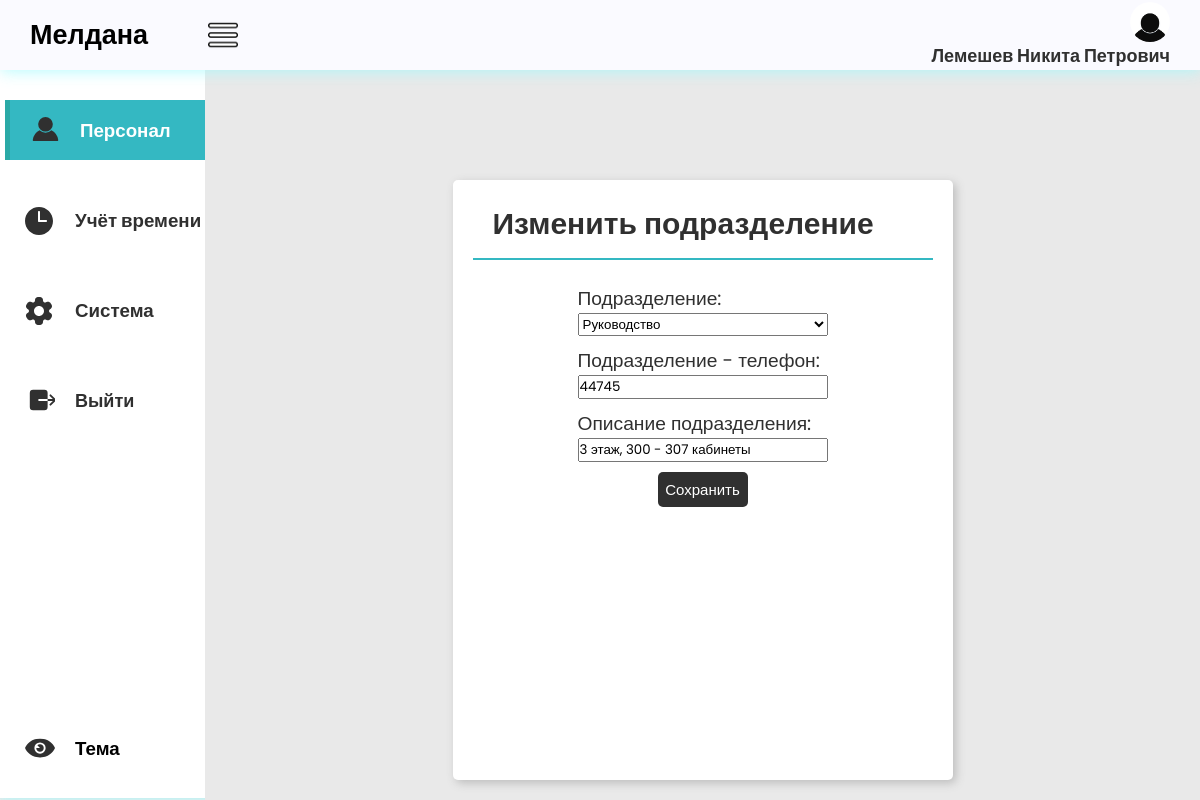
The page /division/5a0d0881-3fd9-4692-a4e6-af07719f822a/ (signed in) on the database its author committed.
### main/models.py (models this page shows, shortened)
class Staff(AbstractBaseUser, PermissionsMixin):
    id = models.UUIDField(primary_key=True, editable=False, default=uuid.uuid4)
    fio = models.CharField(max_length=150, verbose_name='ФИО')
    email = models.EmailField(max_length=254, unique=True, verbose_name='E-mail')
    phone_number = models.CharField(max_length=12, unique=True, null=True, blank=True, verbose_name='Номер телефона')
    dob = models.DateField(null=True, blank=True, verbose_name='Дата рождения')
    employee_slug = models.SlugField(max_length=150, unique=True, blank=True, null=True, verbose_name='URL')
    date_join = models.DateTimeField(verbose_name='Дата регистрации', auto_now_add=True)
    last_login = models.DateTimeField(verbose_name='Дата последнего входа', auto_now=True)
    is_admin = models.BooleanField(default=False)
    is_staff = models.BooleanField(default=True)
    is_superuser = models.BooleanField(default=False)
    image = models.ImageField(upload_to='personal_photo', null=True, blank=True, verbose_name='Фотография')
    division = models.ForeignKey(Divisions, on_delete=models.SET_NULL, null=True, blank=True, verbose_name='Подразделение')
    time = models.ForeignKey(WorkSchedule, on_delete=models.SET_NULL, null=True, blank=True, verbose_name='Тип графика')
    post = models.ForeignKey(Posts, on_delete=models.SET_NULL, null=True, blank=True, verbose_name='Должность')
    pattern = models.ForeignKey(Patterns, on_delete=models.SET_NULL, null=True, blank=True, verbose_name='Шаблон доступа')
    objects = CustomUserManager()
    USERNAME_FIELD = 'email'
    REQUIRED_FIELDS = ['fio']
    class Meta:
        verbose_name = 'Персонал'
        verbose_name_plural = 'Сотрудники'

class Divisions(models.Model):
    DIVISIONS = [
        ('Руководство', 'Руководство'),
        ('Отдел разработки', 'Отдел разработки'),
        ('Отдел бухгалтерии', 'Отдел бухгалтерии'),
        ('Отдел экономики', 'Отдел экономики'),
    ]
    id = models.UUIDField(primary_key=True, editable=False, default=uuid.uuid4)
    division = models.CharField(max_length=75, choices=DIVISIONS, default="ГД", verbose_name='Подразделение')
    division_number = models.CharField(max_length=12, blank=True, null=True, verbose_name='Подразделение - телефон')
    division_description = models.CharField(max_length=100, blank=True, null=True,
                                            verbose_name='Описание подразделения')
    division_slug = models.SlugField(max_length=150, unique=True, blank=True, null=True, verbose_name='URL')
    class Meta:
        verbose_name = 'Подразделение'
        verbose_name_plural = 'Подразделения'

### main/views.py (the view)
# urls.py: path('division/<slug:division_slug>/', views.division_detail, name='division_detail'),
@user_passes_test(superuser_check, login_url='/404')
def division_detail(request, division_slug):
    divisions = get_object_or_404(Divisions, division_slug=division_slug)
    if request.method == 'POST':
        form = DivisionsForm(request.POST, instance=divisions)
        if form.is_valid():
            form.save()
            return redirect('main:division_detail', division_slug=divisions.division_slug)
    else:
        form = DivisionsForm(instance=divisions)
    context = {
        'form': form,
        'divisions': divisions,
    }
    return render(request, 'acms_page/division/division_detail.html', context)

### main/forms.py
class DivisionsForm(forms.ModelForm):
    class Meta:
        model = Divisions
        fields = ['division', 'division_number', 'division_description']

### main/views.py (called while the page is built)
def superuser_check(user):
    return user.is_superuser

### templates/acms_page/division/division_detail.html (shortened to what this page needs)
{% extends "acms_page/base.html" %}
{% load static %}
{% block nav1 %}"nav-option option1"{% endblock %}
{% block nav2 %}"nav-option option2"{% endblock %}
{% block nav4 %}"nav-option option4"{% endblock %}
{% block main %}
    <div class="main">
        <div class="report-container">
            <div class="report-header">
                <h1 class="recent-Articles">Изменить подразделение</h1>
            </div>
            <div class="report-body">
            <form class="form-1" method="post">
                {{ form.as_p }}
                <button class="view" type="submit">Сохранить</button>
            </form>
            </div>
        </div>
    </div>
{% endblock %}

### templates/acms_page/base.html (shortened to what this page needs)
{% load static %}
<!DOCTYPE html>
<html lang="en">
<head>
    <link rel="stylesheet"
          href="{% static 'css/style.css'%}">
    <link rel="stylesheet"
          href="{% static 'css/responsive.css'%}">
</head>
<body class="light-theme">
    <header>
        <div class="logosec">
            <div class="logo">Мелдана</div>
            <img src="{% static 'img/menu.png' %}"
                class="icn menuicn"
                id="menuicn"
                alt="menu-icon">
        </div>
        <a href="{% url 'main:user_info' %}">
            <div class="message">
                <div class="dp">
                    {% if user.is_authenticated %}
                         <img src= "{{ user.image.url }}"
                              class="dpicn"
                              alt="dp">
                    {% endif %}
                  </div>
                {% if user.is_authenticated %}
                    <h3 class="re">{{ user.fio }}</h3>
                {% endif %}
            </div>
        </a>
    </header>
    <div class="main-container">
        <div class="navcontainer">
            <nav class="nav">
                <div class="nav-upper-options">
                    <a href="{% url 'main:acms_personal' %}">
                    <div class={% block nav1%}{% endblock %}>
                        <h3> Персонал</h3>
                    </div>
                    </a>
                    <a href="{% url 'main:acms_clock' %}">
                    <div class={% block nav2%}{% endblock %} id="clock">
                        <h3>Учёт времени</h3>
                    </div>
                    </a>
                    <a href="{% url 'main:acms_settings' %}">
                    <div class={% block nav4%}{% endblock %}>
                        <h3>Система</h3>
                    </div>
                    </a>
                        <form action="{% url 'main:logout' %}" method="post">
                            <button id='tre' class='nav-option1' type="submit"><h3 class="re">Выйти</h3></button>
                        </form>
                </div>
                <div class="nav-option" id="themeToggle">
                    <h3>Тема</h3>
                </div>
            </nav>
        </div>
        {% block main %}
        {% endblock %}
    </div>
</body>
</html>

### static/css/style.css (style rules this page uses)
* { margin: 0; padding: 0; box-sizing: border-box; font-family: "Poppins", sans-serif; }
body { background-color: var(--background-color4); max-width: 100%; overflow-x: hidden; }
body.light-theme { --background-color1: #fafaff; --background-color2: #ffffff; --background-color3: #cccccc6e; --background-color4: #cccccc6e; --primary-color: #303030; --secondary-color: rgb(52, 184, 194); --Border-color: rgb(52, 184, 194); --one-use-color: #31b8bd; --two-use-color: #30cbc9; --a-color: #303030; --reportcontainer-color: #ffffff; --reportartic-color: #303030; --view-color: #ffffff; --reportcontainershadow-color: rgb(188, 188, 188); --navhover-color1: #6fa19f; --navhover-color2: #9cd3d8; }
header { height: 70px; width: 100vw; padding: 0 30px; background-color: var(--background-color1); position: fixed; z-index: 100; box-shadow: 1px 1px 15px rgba(161, 250, 253, 0.825); display: flex; justify-content: space-between; align-items: center; }
.logo { font-size: 27px; font-weight: 600; color: var(--logo-color); }
.icn { height: 30px; }
.menuicn { cursor: pointer; }
.searchbar, .message, .logosec { display: flex; align-items: center; justify-content: center; }
.logosec { gap: 60px; }
.message { gap: 0px; position: relative; cursor: pointer; display: flex; flex-direction: column; align-items: flex-end; }
.dp { height: 40px; width: 40px; background-color: #626262; border-radius: 50%; display: flex; align-items: center; justify-content: center; overflow: hidden; }
.main-container { display: flex; width: 100vw; position: relative; top: 70px; z-index: 1; }
.dpicn { height: 42px; }
a { text-decoration: none; color: var(--a-color); }
.main { height: calc(100vh - 70px); width: 100%; overflow-y: scroll; overflow-x: hidden; padding: 40px 30px 30px 30px; }
.nav { min-height: 91vh; width: 250px; background-color: var(--background-color2); position: absolute; top: 0px; left: 00; box-shadow: 1px 1px 10px rgba(161, 250, 253, 0.825); display: flex; flex-direction: column; justify-content: space-between; align-items: center; overflow: hidden; padding: 30px 0 20px 10px; }
.navcontainer { height: calc(100vh - 70px); width: 250px; position: relative; overflow-y: scroll; overflow-x: hidden; transition: all 0.5s ease-in-out; }
.nav-option { width: 250px; height: 60px; display: flex; align-items: center; padding: 0 30px 0 20px; gap: 20px; transition: all 0.1s ease-in-out; }
svg { fill: var(--primary-color); }
.nav-upper-options { display: flex; flex-direction: column; align-items: center; gap: 30px; }
.option1 { border-left: 5px solid #27a29aaf; background-color: var(--Border-color); color: white; cursor: pointer; }
.report-container { min-height: 300px; max-width: 1500px; margin: 70px auto 0px auto; background-color: var(--reportcontainer-color); border-radius: 5px; box-shadow: 3px 3px 10px var(--reportcontainershadow-color); padding: 0px 20px 20px 20px; }
.report-header { height: 80px; width: 100%; display: flex; align-items: center; justify-content: space-between; padding: 20px 20px 10px 20px; border-bottom: 2px solid rgb(52, 184, 194); }
.recent-Articles { font-size: 30px; font-weight: 600; color: var(--reportartic-color); }
.view { height: 35px; width: 90px; border-radius: 5px; background-color: var(--a-color); color: var(--view-color); font-size: 15px; border: none; cursor: pointer; }
.report-body { max-width: 100%; overflow-x: auto; padding: 20px; color: var(--primary-color); }
#themeToggle { color: var(--logo-color); }

### templates/acms_page/base.html (style rules this page uses)
.nav-option1 { width: 250px; height: 60px; display: flex; align-items: center; padding: 0 30px 0 20px; gap: 20px; transition: all 0.1s ease-in-out; background-color: var(--background-color2); border: none; }
.re { font-family: "Poppins", sans-serif; font-size: 18px; color: var(--a-color); }

### templates/acms_page/division/division_detail.html (style rules this page uses)
.report-container { max-width: 500px; height: 600px; }
.form-1 { display: flex; flex-direction: column; padding: 4px; flex-wrap: wrap; align-items: center; justify-content: space-between; }
.report-body p { display: flex; flex-direction: column; font-size: 1.2em; }
p { width: 250px; margin-bottom: 10px; font-size: 16px; }

### rows shown on the page
Staff: image (picture), fio "Лемешев Никита Петрович"
Divisions: division "Руководство", division_number "44745", division_description "3 этаж, 300 - 307 кабинеты"
